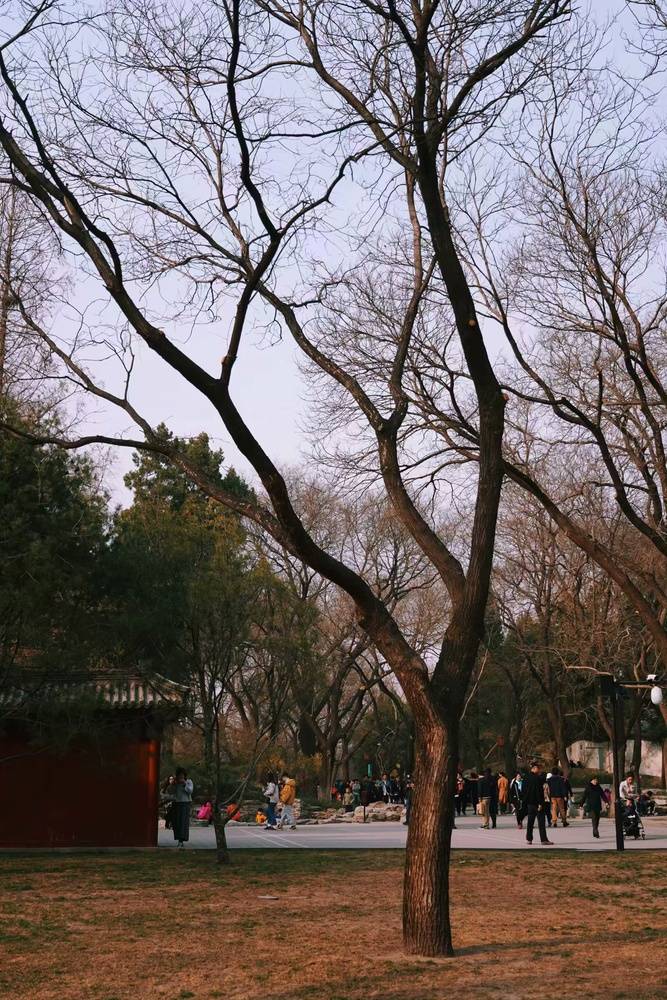
#> input picture Week7/images/batch1/img1.jpg, 667 x 1000 px, shrunk from 1600 x 2400 before the run, found by its file name
$ python plt_subplot.py
#> lines starting #> are read from the running program, lines starting #| are printed output that depends on the picture
#-*- coding=utf-8 -*-
#@Time:
#@Author: zjh
#@File: plt_subplot.py
#@Software: PyCharm

import os
import numpy as np
from PIL import Image
import matplotlib.pyplot as plt

img = Image.open("E:\\大三上2020秋\\1 现代程序设计技术\\Homework\\Week7\\images\\batch1\\img1.jpg")
#> img is the input picture: PIL image 667x1000 RGB; mean R, G, B 115.2, 105.2, 104.2
gray = img.convert('L')
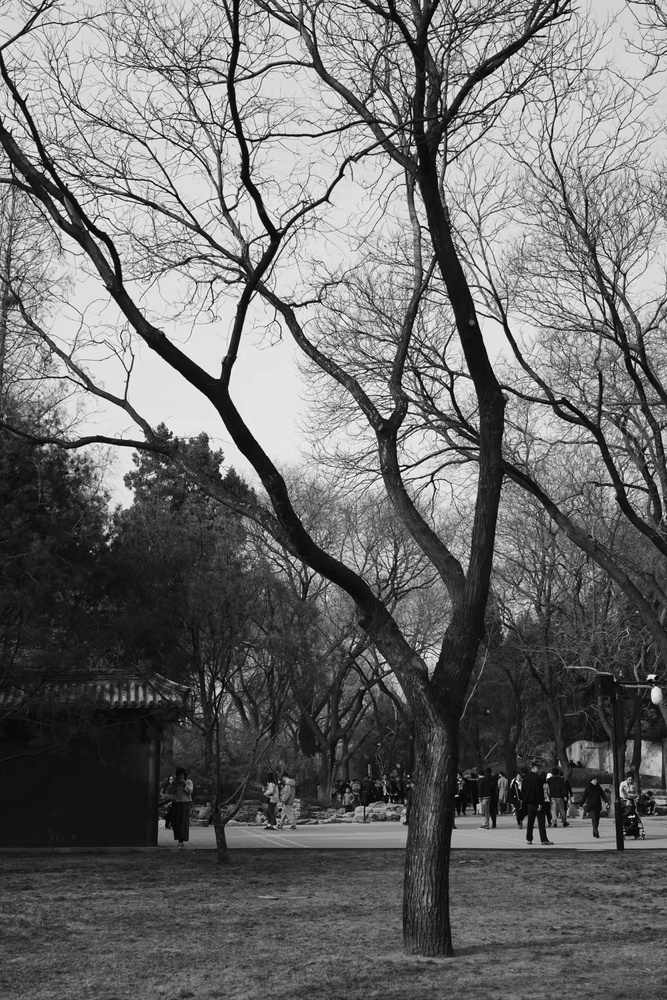
#> gray: PIL image 667x1000 L; min 0, max 254, mean 108.1
r,g,b = img.split()
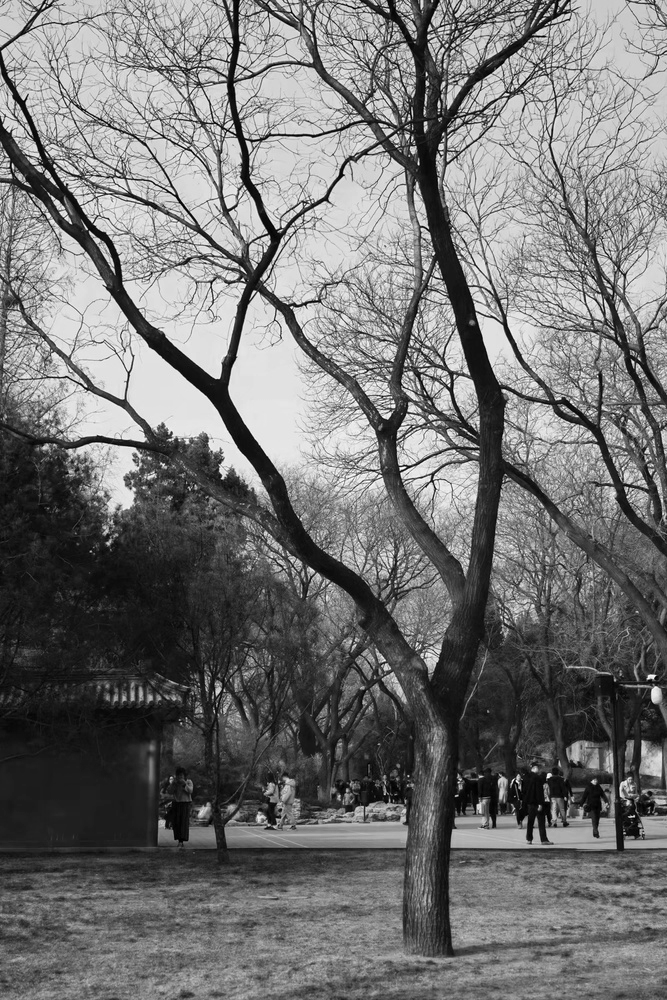
#> r: PIL image 667x1000 L; min 0, max 255, mean 115.2
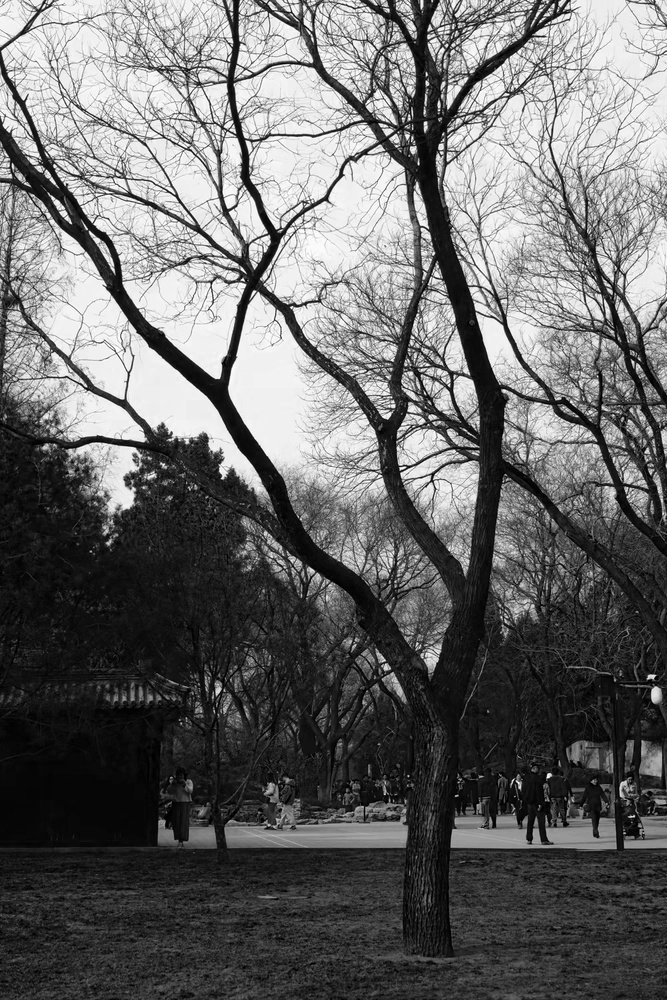
#> b: PIL image 667x1000 L; min 0, max 255, mean 104.2
img_merged = Image.merge('RGB', (r, g, b))

plt.figure(figsize=(20,5)) #设置窗口大小
plt.suptitle('Multi_Image') # 图片名称
plt.subplot(1,2,1), plt.title('image')
plt.imshow(Image.open("../images/batch4/img4.jpg"))
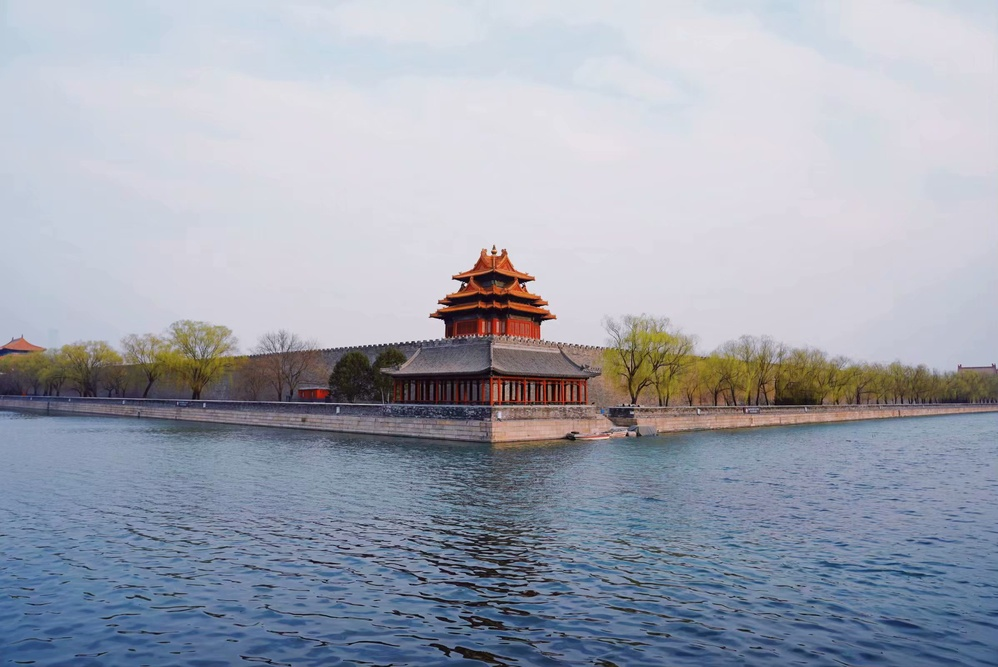
#> input picture Week7/images/batch4/img4.jpg, 998 x 667 px, shrunk from 2396 x 1600 before the run
plt.subplot(1,2,2), plt.title('image_small')
plt.imshow(Image.open("../images/batch4/result/img4.jpg"))
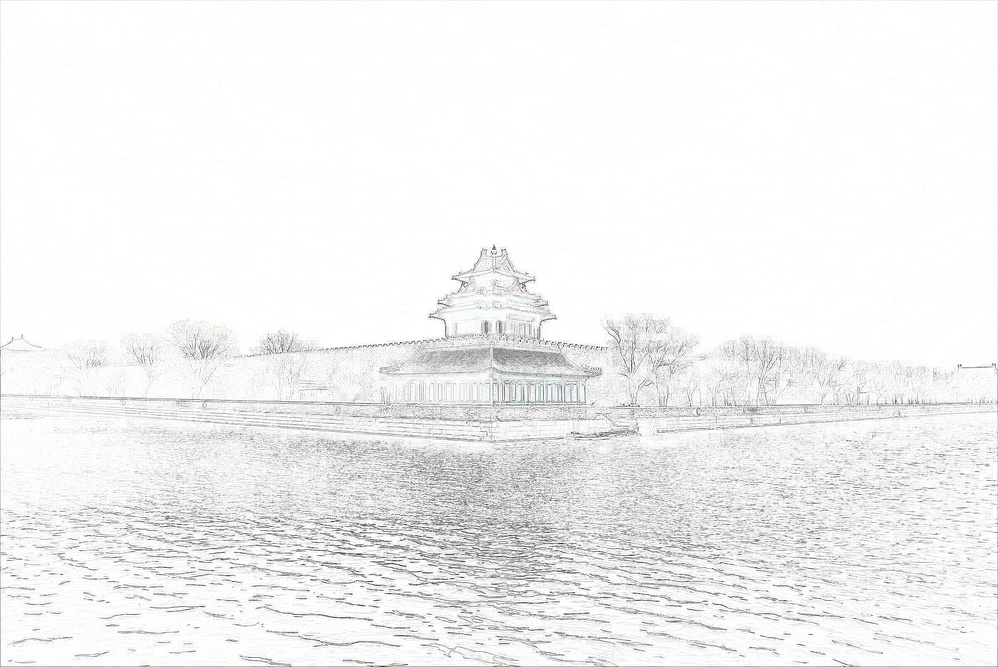
#> input picture Week7/images/batch4/result/img4.jpg, 998 x 667 px, shrunk from 2396 x 1600 before the run
plt.show()


plt.figure(figsize=(10,5)) #设置窗口大小
plt.suptitle('Multi_Image') # 图片名称
plt.subplot(2,3,1), plt.title('image')
plt.imshow(img), plt.axis('off')
plt.subplot(2,3,2), plt.title('gray')
plt.imshow(gray,cmap='gray'), plt.axis('off') #这里显示灰度图要加cmap
plt.subplot(2,3,3), plt.title('img_merged')
plt.imshow(img_merged), plt.axis('off')
plt.subplot(2,3,4), plt.title('r')
plt.imshow(r,cmap='gray'), plt.axis('off')
plt.subplot(2,3,5), plt.title('g')
plt.imshow(g,cmap='gray'), plt.axis('off')
plt.subplot(2,3,6), plt.title('b')
plt.imshow(b,cmap='gray'), plt.axis('off')

plt.show()
